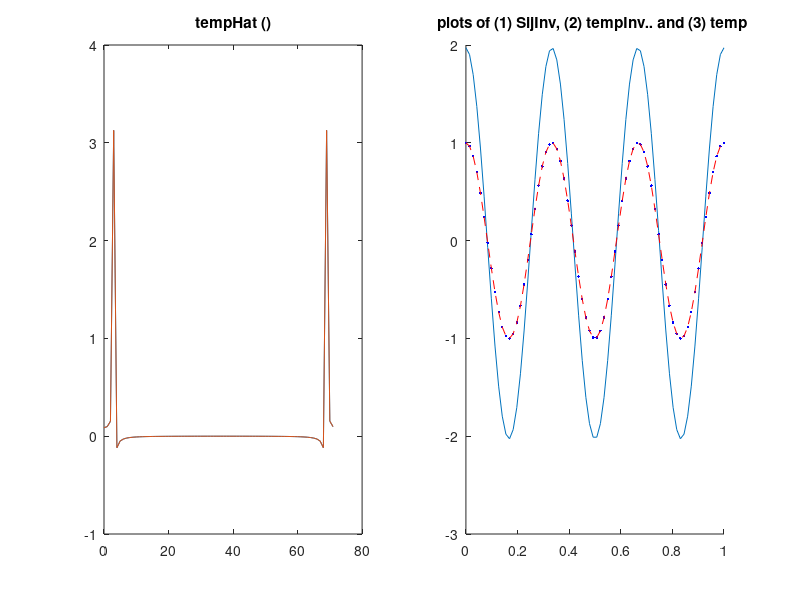

This chart was generated by the following MATLAB code:
clear all

dtheta=5;

t=0:dtheta/355:1;

temp=cos(2*pi*3*t);


%%%%%%%%%%%%%%forward transform.....fft
tic
temp_hat=fft(temp)*dtheta/180*pi;
toc
%%%%%%%%%%%%inverse transform.....fft
temp_inv=ifft(temp_hat)/dtheta*180/pi;
%%%%%%%%%%%%%

%%%%%%%%%%%%%forward transform.... dft
lngth=length(t);
deg=0;
tic
for m=0:lngth-1
    sumSij=0;
    for n=1:lngth
        rad=deg/180*pi;
        sumSij=temp(n)*exp(-1i*m*rad)*dtheta/180*pi+sumSij;
        deg=deg+dtheta;
    end %for n 
    
    Sij(m+1)=sumSij;
end % for m 
toc
%%%%%%%%%%%%inverse transform.....dft
for n=1:lngth
    sumSij=0;
    rad=deg/180*pi;
    %for m=0:0%1:lngth-1
    for m=1:lngth-1
        sumSij=1/(2*pi)*Sij(m+1)*exp(1i*m*rad)+sumSij;
        sumSij=1/(2*pi)*Sij(72-m+1)*exp(1i*(72-m)*rad)+sumSij;
        sprintf('%s','p')
    end
    deg=deg+dtheta;
    Sij_inv(n)=sumSij;
end
%%%%%%%%%%%%%%%%%%%%%%%%
subplot(1,2,1)
plot(0:71,temp_hat,0:71,Sij)
title('tempHat ()')
%figure(2)
subplot(1,2,2)

%plot(t,Sij_inv,t,temp,t,temp_inv)
hold on;
plot(t,Sij_inv) % blu 1 has larger amplitudes than 2,3
plot(t,temp,'b.') % 2 and 3 matching
plot(t,temp_inv,'r--') % 

title('plots of (1) SijInv, (2) tempInv.. and (3) temp ')
sprintf('%s','p')

